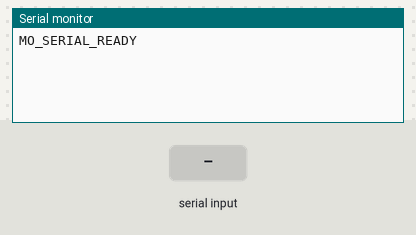
Recording of a sketch running on a simulated Arduino Uno, built with avr-gcc and run on an emulated ATmega328P. Parts: the last lines printed to the serial monitor. Inputs (shaded band) come from the test bench.

Above: at 2.2 s.
2.3 s: "SLEEP\n" received over Serial
At 3.5 s:
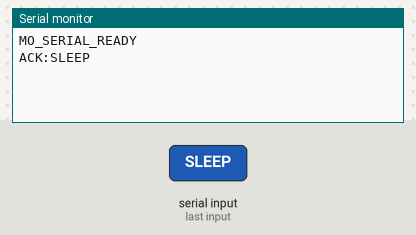
3.8 s: "WAKE_UP\n" received over Serial
At 4.7 s:
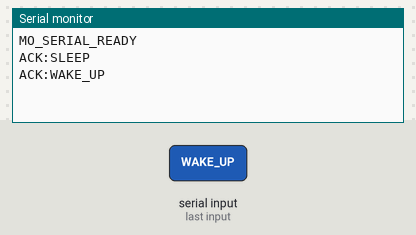
5.3 s: "PLAY_SOUND\n" received over Serial
At 5.9 s:
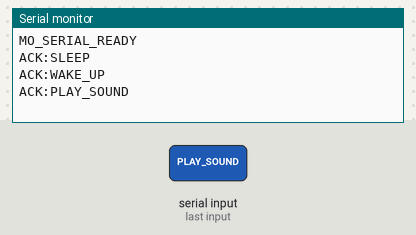
6.8 s: "SHOW_STATUS\n" received over Serial
At 8.0 s:
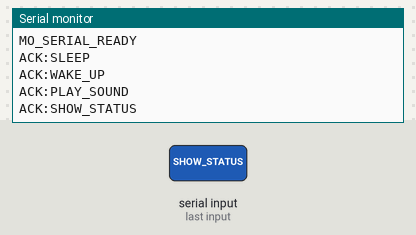
8.3 s: "SHOW_HAPPY_FACE\n" received over Serial
At 9.4 s:
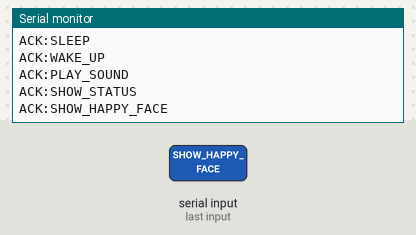
9.8 s: "GREETING\n" received over Serial
At 10.5 s:
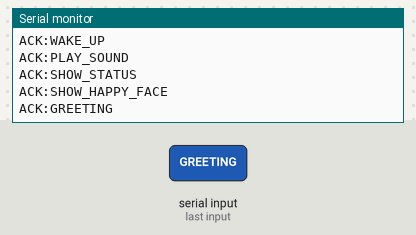

Measured:
- after the input at 2.3 s, the serial monitor: prints a new line at once (image 1)
- after the input at 3.8 s, the serial monitor: prints a new line at once (image 2)
- after the input at 5.3 s, the serial monitor: prints a new line at once (image 3)
- after the input at 6.8 s, the serial monitor: prints a new line at once (image 4)
- after the input at 8.3 s, the serial monitor: prints a new line at once (image 5)
- after the input at 9.8 s, the serial monitor: prints a new line at once (image 6)

The sketch:

Project_MO_Serial_Receiver.ino
```cpp
String receivedCommand;

void setup() {
  Serial.begin(115200);
  delay(1000);

  Serial.println("MO_SERIAL_READY");
}

void loop() {
  if (Serial.available() > 0) {
    receivedCommand = Serial.readStringUntil('\n');
    receivedCommand.trim();

    if (receivedCommand.length() > 0) {
      executeCommand(receivedCommand);
    }
  }
}

void executeCommand(String command) {
  if (command == "SLEEP") {
    Serial.println("ACK:SLEEP");
  }
  else if (command == "WAKE_UP") {
    Serial.println("ACK:WAKE_UP");
  }
  else if (command == "PLAY_SOUND") {
    Serial.println("ACK:PLAY_SOUND");
  }
  else if (command == "SHOW_STATUS") {
    Serial.println("ACK:SHOW_STATUS");
  }
  else if (command == "SHOW_HAPPY_FACE") {
    Serial.println("ACK:SHOW_HAPPY_FACE");
  }
  else if (command == "GREETING") {
    Serial.println("ACK:GREETING");
  }
  else if (command == "START_TIMER_15_MINUTES") {
    Serial.println("ACK:START_TIMER_15_MINUTES");
  }
  else {
    Serial.print("ERROR:UNKNOWN_COMMAND:");
    Serial.println(command);
  }
}
```
